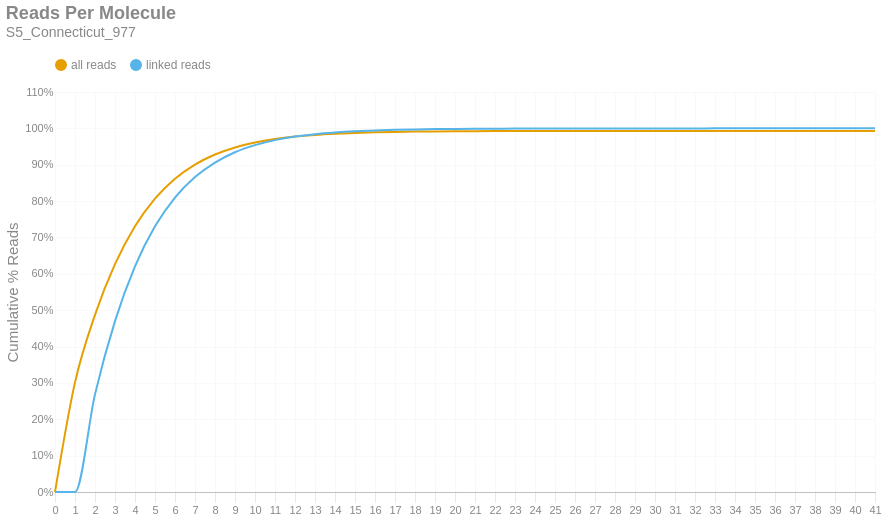

Source (notebook cell):
### Markdown cell above
### Reads per Molecule
This chart shows the cumulative distribution of the number of reads per linked molecule. That is, how many alignments are associated with a unique molecule. This excludes the number of reads associated with invalid or absent linked-read barcodes. The `linked` histogram is the percentages recalculated when disregarding singletons.

### Code cell
if SKIPLR:
    print_html(f"Skipped")
else:
    counts = np.bincount(valids['reads'].cast(pl.Int64).to_numpy())
    weighted = counts * np.arange(len(counts))
    all_perc = weighted / n_reads
    linked_perc = weighted / n_linked_reads
    linked_perc[1] = 0
    binned_df = pl.DataFrame({
        'readsper': list(range(len(counts))),
        'all reads (cumsum)': np.cumsum(all_perc).tolist(),
        'linked reads (cumsum)': np.cumsum(linked_perc).tolist(),
    })

    with SafeRender(binned_df):
        (
            density_plot(binned_df, 'Reads Per Molecule', samplename, 'readspmol')
            .encode(
                x=alt.X('readsper:O', title=None).axis(labelAngle=0).scale(padding=0),
                y=alt.Y('value:Q', title='Cumulative % Reads').axis(format='%').stack(False),
                color=alt.Color("key:N").scale(domain=["all reads", "linked reads"]),
                tooltip=[
                    alt.Tooltip("key:N", title="Data Type"),
                    alt.Tooltip("readsper:O", title="Reads Per Molecule"),
                    alt.Tooltip("value:Q", format=".2%", title="% Reads (Cum.)")
                ]            
            )
        ).display()

### Figure 1 — Vega-Lite specification as saved in the notebook (floating-point values rounded to 4 significant figures)
{"width": "container", "height": 400, "config": {"title": {"anchor": "start", "dy": -15, "fontSize": 18, "color": "#888888", "subtitleColor": "#888888", "subtitleFontSize": 14}, "arc": {"fill": "#0072B2"}, "axis": {"domainColor": "#888888", "domainWidth": 0.5, "gridWidth": 0.2, "grid": false, "titleFontWeight": 400, "titleFontSize": 15, "labelFontSize": 11, "labelColor": "#888888", "tickColor": "#888888", "tickWidth": 0.2, "titleColor": "#888888"}, "axisBand": {"grid": false}, "axisX": {"grid": true, "tickSize": 10, "domainCap": "round"}, "axisY": {"domain": false, "grid": true, "tickSize": 0, "domainCap": "round"}, "background": "transparent", "header": {"labelFontSize": 15, "labelColor": "#888888", "titleFontSize": 15, "titleFontWeight": 600, "titleColor": "#888888"}, "legend": {"labelFont": "sans-serif", "labelFontSize": 12, "labelColor": "#888888", "symbolSize": 100, "symbolType": "circle", "titleFontSize": 12, "titlePadding": 10, "titleColor": "#888888", "title": null, "orient": "top"}, "range": {"category": ["#E69F00", "#56B4E9", "#009E73", "#F0E442", "#0072B2", "#D55E00", "#CC79A7", "#000000"], "diverging": ["#cfe8f3", "#a2d4ec", "#73bfe2", "#46abdb", "#1696d2", "#12719e"]}, "area": {"fill": "#0072B2", "fillOpacity": 0.7, "line": true, "strokeOpacity": 0.7}, "line": {"color": "#0072B2", "stroke": "#0072B2", "strokeWidth": 2}, "trail": {"color": "#0072B2", "stroke": "#0072B2", "strokeWidth": 0, "size": 1}, "point": {"filled": true, "fillOpacity": 1.0, "size": 95}, "text": {"color": "#888888", "fontSize": 11, "align": "right", "fontWeight": 400, "size": 11}, "bar": {"fill": "#0072B2", "stroke": null}, "view": {"stroke": null, "continuousWidth": 660, "continuousHeight": 400}}, "data": {"name": "data-8efeb60b3794dbacfe4ebd7ac964574f"}, "mark": {"type": "line", "interpolate": "monotone", "point": {"opacity": 0, "size": 275}}, "encoding": {"color": {"field": "key", "scale": {"domain": ["all reads", "linked reads"]}, "type": "nominal"}, "tooltip": [{"field": "key", "title": "Data Type", "type": "nominal"}, {"field": "readsper", "title": "Reads Per Molecule", "type": "ordinal"}, {"field": "value", "format": ".2%", "title": "% Reads (Cum.)", "type": "quantitative"}], "x": {"axis": {"labelAngle": 0}, "field": "readsper", "scale": {"padding": 0}, "title": null, "type": "ordinal"}, "y": {"axis": {"format": "%"}, "field": "value", "stack": false, "title": "Cumulative % Reads", "type": "quantitative"}}, "params": [{"name": "param_c36ac31b6afebe62", "select": {"type": "point", "fields": ["key"]}, "bind": "legend"}], "title": {"text": "Reads Per Molecule", "subtitle": "S5_Connecticut_977"}, "transform": [{"fold": ["all reads (cumsum)", "linked reads (cumsum)"]}, {"calculate": "replace(datum.key, ' (cumsum)', '')", "as": "key"}, {"filter": {"param": "param_c36ac31b6afebe62"}}], "usermeta": {"embedOptions": {"downloadFileName": "S5_Connecticut_977.readspmol"}}, "$schema": "https://vega.github.io/schema/vega-lite/v6.1.0.json", "datasets": {"data-8efeb60b3794dbacfe4ebd7ac964574f": [{"readsper": 0, "all reads (cumsum)": 0.0, "linked reads (cumsum)": 0.0}, {"readsper": 1, "all reads (cumsum)": 0.3014, "linked reads (cumsum)": 0.0}, {"readsper": 2, "all reads (cumsum)": 0.4871, "linked reads (cumsum)": 0.2685}, {"readsper": 3, "all reads (cumsum)": 0.6265, "linked reads (cumsum)": 0.47}, {"readsper": 4, "all reads (cumsum)": 0.7306, "linked reads (cumsum)": 0.6204}, {"readsper": 5, "all reads (cumsum)": 0.8067, "linked reads (cumsum)": 0.7305}, {"readsper": 6, "all reads (cumsum)": 0.8614, "linked reads (cumsum)": 0.8096}, {"readsper": 7, "all reads (cumsum)": 0.9004, "linked reads (cumsum)": 0.866}, {"readsper": 8, "all reads (cumsum)": 0.928, "linked reads (cumsum)": 0.9059}, {"readsper": 9, "all reads (cumsum)": 0.9476, "linked reads (cumsum)": 0.9342}, {"readsper": 10, "all reads (cumsum)": 0.9612, "linked reads (cumsum)": 0.9539}, {"readsper": 11, "all reads (cumsum)": 0.9707, "linked reads (cumsum)": 0.9677}, {"readsper": 12, "all reads (cumsum)": 0.9774, "linked reads (cumsum)": 0.9773}, {"readsper": 13, "all reads (cumsum)": 0.9821, "linked reads (cumsum)": 0.9841}, {"readsper": 14, "all reads (cumsum)": 0.9853, "linked reads (cumsum)": 0.9887}, {"readsper": 15, "all reads (cumsum)": 0.9876, "linked reads (cumsum)": 0.992}, {"readsper": 16, "all reads (cumsum)": 0.9892, "linked reads (cumsum)": 0.9944}, {"readsper": 17, "all reads (cumsum)": 0.9903, "linked reads (cumsum)": 0.996}, {"readsper": 18, "all reads (cumsum)": 0.9911, "linked reads (cumsum)": 0.9972}, {"readsper": 19, "all reads (cumsum)": 0.9917, "linked reads (cumsum)": 0.998}, {"readsper": 20, "all reads (cumsum)": 0.9921, "linked reads (cumsum)": 0.9985}, {"readsper": 21, "all reads (cumsum)": 0.9923, "linked reads (cumsum)": 0.9989}, {"readsper": 22, "all reads (cumsum)": 0.9925, "linked reads (cumsum)": 0.9992}, {"readsper": 23, "all reads (cumsum)": 0.9927, "linked reads (cumsum)": 0.9994}, {"readsper": 24, "all reads (cumsum)": 0.9928, "linked reads (cumsum)": 0.9996}, {"readsper": 25, "all reads (cumsum)": 0.9929, "linked reads (cumsum)": 0.9997}, {"readsper": 26, "all reads (cumsum)": 0.9929, "linked reads (cumsum)": 0.9998}, {"readsper": 27, "all reads (cumsum)": 0.993, "linked reads (cumsum)": 0.9998}, {"readsper": 28, "all reads (cumsum)": 0.993, "linked reads (cumsum)": 0.9999}, {"readsper": 29, "all reads (cumsum)": 0.993, "linked reads (cumsum)": 0.9999}, {"readsper": 30, "all reads (cumsum)": 0.993, "linked reads (cumsum)": 0.9999}, {"readsper": 31, "all reads (cumsum)": 0.993, "linked reads (cumsum)": 1.0}, {"readsper": 32, "all reads (cumsum)": 0.993, "linked reads (cumsum)": 1.0}, {"readsper": 33, "all reads (cumsum)": 0.993, "linked reads (cumsum)": 1.0}, {"readsper": 34, "all reads (cumsum)": 0.9931, "linked reads (cumsum)": 1.0}, {"readsper": 35, "all reads (cumsum)": 0.9931, "linked reads (cumsum)": 1.0}, {"readsper": 36, "all reads (cumsum)": 0.9931, "linked reads (cumsum)": 1.0}, {"readsper": 37, "all reads (cumsum)": 0.9931, "linked reads (cumsum)": 1.0}, {"readsper": 38, "all reads (cumsum)": 0.9931, "linked reads (cumsum)": 1.0}, {"readsper": 39, "all reads (cumsum)": 0.9931, "linked reads (cumsum)": 1.0}, {"readsper": 40, "all reads (cumsum)": 0.9931, "linked reads (cumsum)": 1.0}, {"readsper": 41, "all reads (cumsum)": 0.9931, "linked reads (cumsum)": 1.0}]}}
